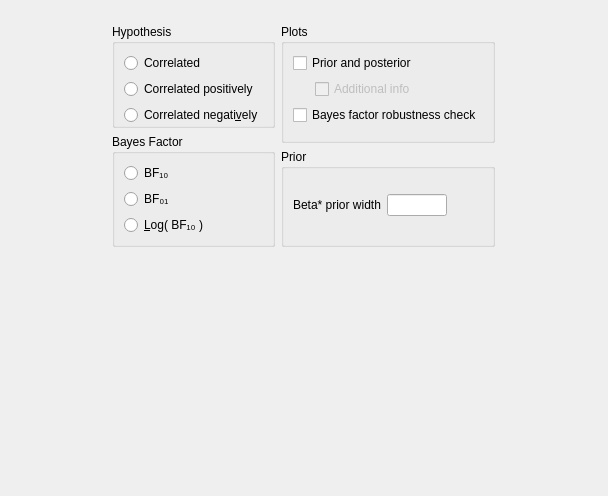
<?xml version="1.0" encoding="UTF-8"?>
<ui version="4.0">
 <class>CorrelationPairsBayesianSummaryStatistics</class>
 <widget class="QWidget" name="CorrelationPairsBayesianSummaryStatistics">
  <property name="geometry">
   <rect>
    <x>0</x>
    <y>0</y>
    <width>608</width>
    <height>496</height>
   </rect>
  </property>
  <property name="sizePolicy">
   <sizepolicy hsizetype="Fixed" vsizetype="Preferred">
    <horstretch>0</horstretch>
    <verstretch>0</verstretch>
   </sizepolicy>
  </property>
  <property name="windowTitle">
   <string>Form</string>
  </property>
  <layout class="QGridLayout" name="gridLayout_7">
   <property name="verticalSpacing">
    <number>0</number>
   </property>
   <item row="0" column="0">
    <widget class="QWidget" name="options" native="true">
     <property name="sizePolicy">
      <sizepolicy hsizetype="Fixed" vsizetype="Preferred">
       <horstretch>0</horstretch>
       <verstretch>0</verstretch>
      </sizepolicy>
     </property>
     <layout class="QGridLayout" name="gridLayout_3">
      <property name="leftMargin">
       <number>0</number>
      </property>
      <property name="topMargin">
       <number>13</number>
      </property>
      <property name="rightMargin">
       <number>0</number>
      </property>
      <property name="bottomMargin">
       <number>0</number>
      </property>
      <item row="0" column="0">
       <widget class="QWidget" name="widget_2" native="true">
        <layout class="QGridLayout" name="gridLayout_5">
         <property name="leftMargin">
          <number>0</number>
         </property>
         <property name="topMargin">
          <number>0</number>
         </property>
         <property name="rightMargin">
          <number>0</number>
         </property>
         <property name="bottomMargin">
          <number>0</number>
         </property>
         <item row="0" column="0">
          <widget class="BoundGroupBox" name="hypothesis">
           <property name="title">
            <string>Hypothesis</string>
           </property>
           <property name="flat">
            <bool>true</bool>
           </property>
           <layout class="QGridLayout" name="gridLayout_9">
            <property name="bottomMargin">
             <number>0</number>
            </property>
            <item row="2" column="0">
             <widget class="QRadioButton" name="_3oneTailedLessThan">
              <property name="text">
               <string>Correlated negati&amp;vely</string>
              </property>
             </widget>
            </item>
            <item row="1" column="0">
             <widget class="QRadioButton" name="_2oneTailedGreaterThan">
              <property name="text">
               <string>Correlated positively</string>
              </property>
             </widget>
            </item>
            <item row="0" column="0">
             <widget class="QRadioButton" name="_1twoTailed">
              <property name="text">
               <string>Correlated</string>
              </property>
             </widget>
            </item>
           </layout>
          </widget>
         </item>
         <item row="1" column="0">
          <widget class="BoundGroupBox" name="bayesFactorType">
           <property name="title">
            <string>Bayes Factor</string>
           </property>
           <property name="flat">
            <bool>true</bool>
           </property>
           <layout class="QGridLayout" name="gridLayout_13">
            <item row="2" column="0">
             <widget class="QRadioButton" name="_3">
              <property name="text">
               <string>&amp;Log( BF₁₀ )</string>
              </property>
             </widget>
            </item>
            <item row="0" column="0">
             <widget class="QRadioButton" name="_1">
              <property name="text">
               <string>BF₁₀</string>
              </property>
             </widget>
            </item>
            <item row="1" column="0">
             <widget class="QRadioButton" name="_2">
              <property name="text">
               <string>BF₀₁</string>
              </property>
             </widget>
            </item>
           </layout>
          </widget>
         </item>
        </layout>
       </widget>
      </item>
      <item row="0" column="1">
       <widget class="QWidget" name="widget_3" native="true">
        <layout class="QGridLayout" name="gridLayout_2">
         <property name="leftMargin">
          <number>0</number>
         </property>
         <property name="topMargin">
          <number>0</number>
         </property>
         <property name="rightMargin">
          <number>0</number>
         </property>
         <property name="bottomMargin">
          <number>0</number>
         </property>
         <item row="0" column="0">
          <widget class="GroupBox" name="plotsGroup">
           <property name="title">
            <string>Plots</string>
           </property>
           <layout class="QGridLayout" name="gridLayout_4">
            <item row="1" column="1" colspan="2">
             <widget class="BoundCheckBox" name="plotPriorAndPosteriorAdditionalInfo">
              <property name="enabled">
               <bool>false</bool>
              </property>
              <property name="text">
               <string>Additional info</string>
              </property>
             </widget>
            </item>
            <item row="0" column="0" colspan="3">
             <widget class="BoundCheckBox" name="plotPriorAndPosterior">
              <property name="text">
               <string>Prior and posterior</string>
              </property>
             </widget>
            </item>
            <item row="2" column="0" colspan="3">
             <widget class="BoundCheckBox" name="plotBayesFactorRobustness">
              <property name="text">
               <string>Bayes factor robustness check</string>
              </property>
             </widget>
            </item>
            <item row="3" column="0">
             <widget class="QWidget" name="widget_5" native="true">
              <property name="maximumSize">
               <size>
                <width>16</width>
                <height>16777215</height>
               </size>
              </property>
             </widget>
            </item>
           </layout>
          </widget>
         </item>
         <item row="1" column="0">
          <widget class="GroupBox" name="groupPrior">
           <property name="title">
            <string>Prior</string>
           </property>
           <layout class="QGridLayout" name="gridLayout_11">
            <property name="topMargin">
             <number>6</number>
            </property>
            <item row="0" column="1">
             <widget class="BoundTextBox" name="priorWidth">
              <property name="minimumSize">
               <size>
                <width>60</width>
                <height>0</height>
               </size>
              </property>
              <property name="maximumSize">
               <size>
                <width>60</width>
                <height>16777215</height>
               </size>
              </property>
             </widget>
            </item>
            <item row="0" column="0">
             <widget class="QLabel" name="label">
              <property name="text">
               <string>Beta* prior width</string>
              </property>
             </widget>
            </item>
            <item row="0" column="2">
             <spacer name="horizontalSpacer_2">
              <property name="orientation">
               <enum>Qt::Horizontal</enum>
              </property>
              <property name="sizeHint" stdset="0">
               <size>
                <width>0</width>
                <height>20</height>
               </size>
              </property>
             </spacer>
            </item>
           </layout>
          </widget>
         </item>
        </layout>
       </widget>
      </item>
     </layout>
    </widget>
   </item>
   <item row="1" column="0">
    <spacer name="verticalSpacer_4">
     <property name="orientation">
      <enum>Qt::Vertical</enum>
     </property>
     <property name="sizeHint" stdset="0">
      <size>
       <width>20</width>
       <height>40</height>
      </size>
     </property>
    </spacer>
   </item>
  </layout>
 </widget>
 <customwidgets>
  <customwidget>
   <class>GroupBox</class>
   <extends>QGroupBox</extends>
   <header>widgets/groupbox.h</header>
   <container>1</container>
  </customwidget>
  <customwidget>
   <class>BoundTextBox</class>
   <extends>QLineEdit</extends>
   <header>widgets/boundtextbox.h</header>
  </customwidget>
  <customwidget>
   <class>BoundGroupBox</class>
   <extends>QGroupBox</extends>
   <header>widgets/boundgroupbox.h</header>
   <container>1</container>
  </customwidget>
  <customwidget>
   <class>BoundCheckBox</class>
   <extends>QCheckBox</extends>
   <header>widgets/boundcheckbox.h</header>
  </customwidget>
 </customwidgets>
 <resources/>
 <connections>
  <connection>
   <sender>plotPriorAndPosterior</sender>
   <signal>toggled(bool)</signal>
   <receiver>plotPriorAndPosteriorAdditionalInfo</receiver>
   <slot>setEnabled(bool)</slot>
   <hints>
    <hint type="sourcelabel">
     <x>337</x>
     <y>299</y>
    </hint>
    <hint type="destinationlabel">
     <x>348</x>
     <y>326</y>
    </hint>
   </hints>
  </connection>
 </connections>
</ui>
